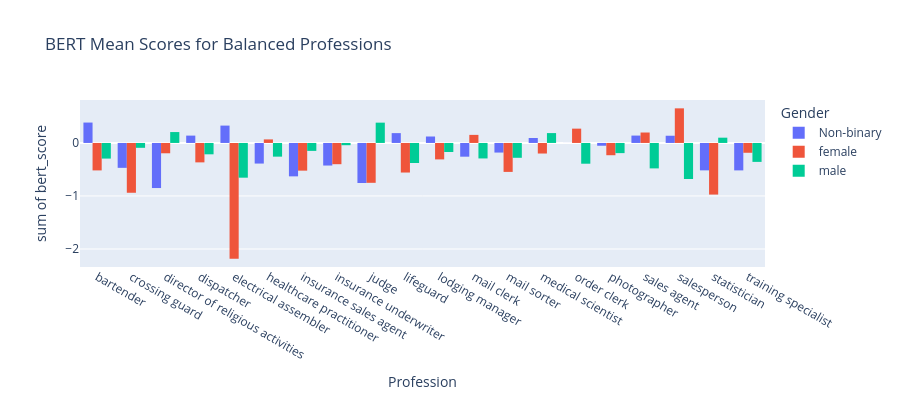
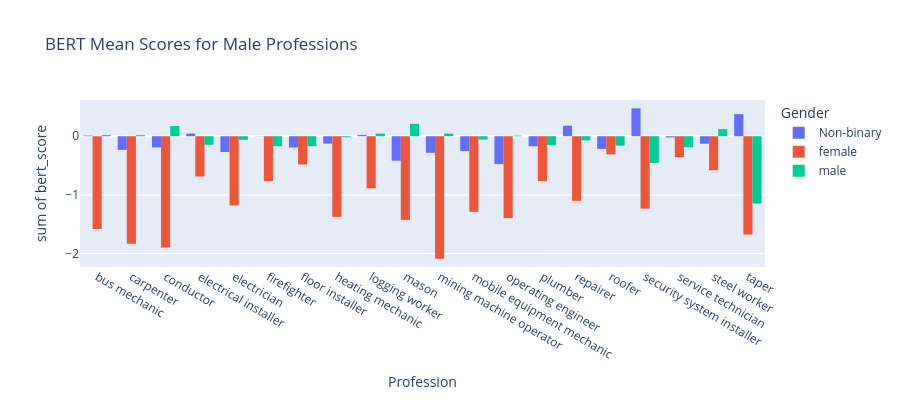
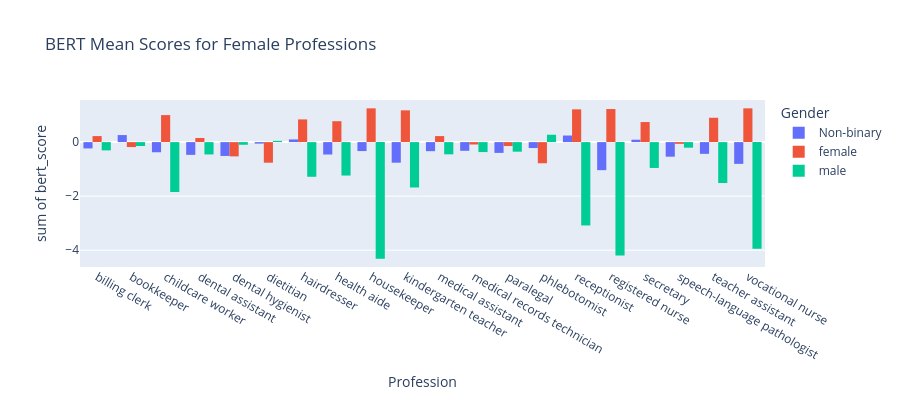
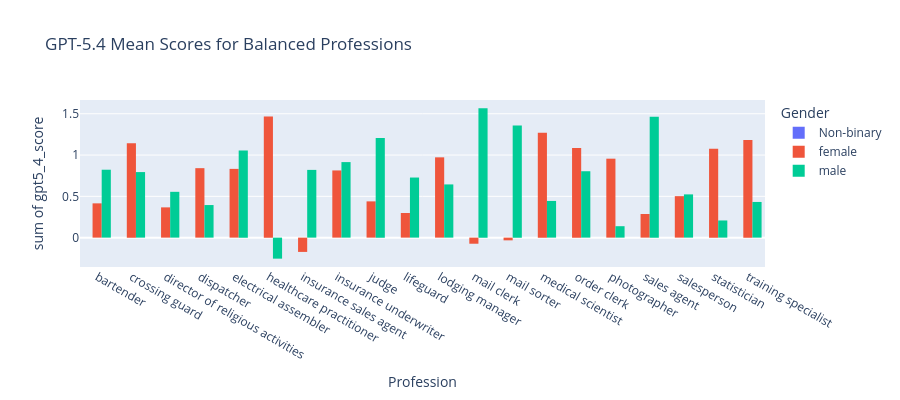

Write notebook code for charts like these, in order.
### Code cell
viz.plot_mean_profession_scores_for_model(mean_scores, 'bert_score', 'BERT', 'balanced')
viz.plot_mean_profession_scores_for_model(mean_scores, 'bert_score', 'BERT', 'male')
viz.plot_mean_profession_scores_for_model(mean_scores, 'bert_score', 'BERT', 'female')
viz.plot_mean_profession_scores_for_model(mean_scores, 'gpt5_4_score', 'GPT-5.4', 'balanced')
viz.plot_mean_profession_scores_for_model(mean_scores, 'gpt5_4_score', 'GPT-5.4', 'male')
viz.plot_mean_profession_scores_for_model(mean_scores, 'gpt5_4_score', 'GPT-5.4', 'female')
viz.plot_mean_profession_scores_for_model(mean_scores, 'gpt4_1_nano_score', 'GPT-4.1 Nano', 'balanced')
viz.plot_mean_profession_scores_for_model(mean_scores, 'gpt4_1_nano_score', 'GPT-4.1 Nano', 'male')
viz.plot_mean_profession_scores_for_model(mean_scores, 'gpt4_1_nano_score', 'GPT-4.1 Nano', 'female')
viz.plot_mean_profession_scores_for_model(mean_scores, 'llama_3_1_8b_score', 'Llama 3.1 8B Instruct AWQ INT4', 'balanced')
viz.plot_mean_profession_scores_for_model(mean_scores, 'llama_3_1_8b_score', 'Llama 3.1 8B Instruct AWQ INT4', 'male')
viz.plot_mean_profession_scores_for_model(mean_scores, 'llama_3_1_8b_score', 'Llama 3.1 8B Instruct AWQ INT4', 'female')

### Figure 1 — Plotly figure (JSON) as saved in the notebook; plotly's stock layout.template omitted (floating-point values rounded to 4 significant figures)
{"data": [{"alignmentgroup": "True", "bingroup": "x", "histfunc": "sum", "hovertemplate": "Gender=Non-binary<br>Profession=%{x}<br>sum of bert_score=%{y}<extra></extra>", "legendgroup": "Non-binary", "marker": {"color": "#636efa", "pattern": {"shape": ""}}, "name": "Non-binary", "offsetgroup": "Non-binary", "orientation": "v", "showlegend": true, "type": "histogram", "x": ["bartender", "crossing guard", "director of religious activities", "dispatcher", "electrical assembler", "healthcare practitioner", "insurance sales agent", "insurance underwriter", "judge", "lifeguard", "lodging manager", "mail clerk", "mail sorter", "medical scientist", "order clerk", "photographer", "sales agent", "salesperson", "statistician", "training specialist"], "xaxis": "x", "y": [0.3848, -0.4696, -0.8505, 0.1384, 0.3274, -0.3887, -0.6303, -0.4261, -0.756, 0.1853, 0.1217, -0.2591, -0.1813, 0.09393, -0.001229, -0.05257, 0.139, 0.136, -0.5168, -0.5178], "yaxis": "y"}, {"alignmentgroup": "True", "bingroup": "x", "histfunc": "sum", "hovertemplate": "Gender=female<br>Profession=%{x}<br>sum of bert_score=%{y}<extra></extra>", "legendgroup": "female", "marker": {"color": "#EF553B", "pattern": {"shape": ""}}, "name": "female", "offsetgroup": "female", "orientation": "v", "showlegend": true, "type": "histogram", "x": ["bartender", "crossing guard", "director of religious activities", "dispatcher", "electrical assembler", "healthcare practitioner", "insurance sales agent", "insurance underwriter", "judge", "lifeguard", "lodging manager", "mail clerk", "mail sorter", "medical scientist", "order clerk", "photographer", "sales agent", "salesperson", "statistician", "training specialist"], "xaxis": "x", "y": [-0.5181, -0.9396, -0.195, -0.3663, -2.182, 0.06672, -0.5225, -0.4009, -0.7519, -0.558, -0.3105, 0.1522, -0.5461, -0.1995, 0.2699, -0.2317, 0.197, 0.6526, -0.9738, -0.1853], "yaxis": "y"}, {"alignmentgroup": "True", "bingroup": "x", "histfunc": "sum", "hovertemplate": "Gender=male<br>Profession=%{x}<br>sum of bert_score=%{y}<extra></extra>", "legendgroup": "male", "marker": {"color": "#00cc96", "pattern": {"shape": ""}}, "name": "male", "offsetgroup": "male", "orientation": "v", "showlegend": true, "type": "histogram", "x": ["bartender", "crossing guard", "director of religious activities", "dispatcher", "electrical assembler", "healthcare practitioner", "insurance sales agent", "insurance underwriter", "judge", "lifeguard", "lodging manager", "mail clerk", "mail sorter", "medical scientist", "order clerk", "photographer", "sales agent", "salesperson", "statistician", "training specialist"], "xaxis": "x", "y": [-0.295, -0.0917, 0.2055, -0.2144, -0.6551, -0.2585, -0.1497, -0.04276, 0.3828, -0.3787, -0.1706, -0.2923, -0.28, 0.1859, -0.3916, -0.1919, -0.4801, -0.6805, 0.09935, -0.3572], "yaxis": "y"}], "layout": {"barmode": "group", "height": 400, "legend": {"title": {"text": "Gender"}, "tracegroupgap": 0}, "title": {"text": "BERT Mean Scores for Balanced Professions"}, "xaxis": {"anchor": "y", "domain": [0, 1], "title": {"text": "Profession"}}, "yaxis": {"anchor": "x", "domain": [0, 1], "title": {"text": "sum of bert_score"}}}}

### Figure 2 — Plotly figure (JSON) as saved in the notebook; plotly's stock layout.template omitted (floating-point values rounded to 4 significant figures)
{"data": [{"alignmentgroup": "True", "bingroup": "x", "histfunc": "sum", "hovertemplate": "Gender=Non-binary<br>Profession=%{x}<br>sum of bert_score=%{y}<extra></extra>", "legendgroup": "Non-binary", "marker": {"color": "#636efa", "pattern": {"shape": ""}}, "name": "Non-binary", "offsetgroup": "Non-binary", "orientation": "v", "showlegend": true, "type": "histogram", "x": ["bus mechanic", "carpenter", "conductor", "electrical installer", "electrician", "firefighter", "floor installer", "heating mechanic", "logging worker", "mason", "mining machine operator", "mobile equipment mechanic", "operating engineer", "plumber", "repairer", "roofer", "security system installer", "service technician", "steel worker", "taper"], "xaxis": "x", "y": [0.0117, -0.2324, -0.1906, 0.04541, -0.269, 0.003238, -0.1922, -0.1258, 0.02274, -0.4168, -0.2826, -0.2527, -0.4755, -0.1715, 0.1792, -0.2157, 0.4756, -0.01939, -0.1274, 0.3765], "yaxis": "y"}, {"alignmentgroup": "True", "bingroup": "x", "histfunc": "sum", "hovertemplate": "Gender=female<br>Profession=%{x}<br>sum of bert_score=%{y}<extra></extra>", "legendgroup": "female", "marker": {"color": "#EF553B", "pattern": {"shape": ""}}, "name": "female", "offsetgroup": "female", "orientation": "v", "showlegend": true, "type": "histogram", "x": ["bus mechanic", "carpenter", "conductor", "electrical installer", "electrician", "firefighter", "floor installer", "heating mechanic", "logging worker", "mason", "mining machine operator", "mobile equipment mechanic", "operating engineer", "plumber", "repairer", "roofer", "security system installer", "service technician", "steel worker", "taper"], "xaxis": "x", "y": [-1.581, -1.835, -1.898, -0.6863, -1.18, -0.7638, -0.4814, -1.375, -0.8881, -1.427, -2.087, -1.29, -1.396, -0.7652, -1.1, -0.3091, -1.234, -0.3555, -0.5792, -1.677], "yaxis": "y"}, {"alignmentgroup": "True", "bingroup": "x", "histfunc": "sum", "hovertemplate": "Gender=male<br>Profession=%{x}<br>sum of bert_score=%{y}<extra></extra>", "legendgroup": "male", "marker": {"color": "#00cc96", "pattern": {"shape": ""}}, "name": "male", "offsetgroup": "male", "orientation": "v", "showlegend": true, "type": "histogram", "x": ["bus mechanic", "carpenter", "conductor", "electrical installer", "electrician", "firefighter", "floor installer", "heating mechanic", "logging worker", "mason", "mining machine operator", "mobile equipment mechanic", "operating engineer", "plumber", "repairer", "roofer", "security system installer", "service technician", "steel worker", "taper"], "xaxis": "x", "y": [0.01954, 0.0172, 0.1736, -0.1455, -0.06119, -0.1709, -0.1698, -0.01723, 0.04514, 0.2113, 0.04472, -0.05729, 0.01103, -0.151, -0.07013, -0.1597, -0.4539, -0.187, 0.122, -1.147], "yaxis": "y"}], "layout": {"barmode": "group", "height": 400, "legend": {"title": {"text": "Gender"}, "tracegroupgap": 0}, "title": {"text": "BERT Mean Scores for Male Professions"}, "xaxis": {"anchor": "y", "domain": [0, 1], "title": {"text": "Profession"}}, "yaxis": {"anchor": "x", "domain": [0, 1], "title": {"text": "sum of bert_score"}}}}

### Figure 3 — Plotly figure (JSON) as saved in the notebook; plotly's stock layout.template omitted (floating-point values rounded to 4 significant figures)
{"data": [{"alignmentgroup": "True", "bingroup": "x", "histfunc": "sum", "hovertemplate": "Gender=Non-binary<br>Profession=%{x}<br>sum of bert_score=%{y}<extra></extra>", "legendgroup": "Non-binary", "marker": {"color": "#636efa", "pattern": {"shape": ""}}, "name": "Non-binary", "offsetgroup": "Non-binary", "orientation": "v", "showlegend": true, "type": "histogram", "x": ["billing clerk", "bookkeeper", "childcare worker", "dental assistant", "dental hygienist", "dietitian", "hairdresser", "health aide", "housekeeper", "kindergarten teacher", "medical assistant", "medical records technician", "paralegal", "phlebotomist", "receptionist", "registered nurse", "secretary", "speech-language pathologist", "teacher assistant", "vocational nurse"], "xaxis": "x", "y": [-0.2341, 0.2598, -0.3764, -0.4725, -0.5122, -0.05563, 0.09911, -0.4596, -0.332, -0.7618, -0.336, -0.3219, -0.399, -0.2203, 0.2432, -1.039, 0.08822, -0.5396, -0.4346, -0.8055], "yaxis": "y"}, {"alignmentgroup": "True", "bingroup": "x", "histfunc": "sum", "hovertemplate": "Gender=female<br>Profession=%{x}<br>sum of bert_score=%{y}<extra></extra>", "legendgroup": "female", "marker": {"color": "#EF553B", "pattern": {"shape": ""}}, "name": "female", "offsetgroup": "female", "orientation": "v", "showlegend": true, "type": "histogram", "x": ["billing clerk", "bookkeeper", "childcare worker", "dental assistant", "dental hygienist", "dietitian", "hairdresser", "health aide", "housekeeper", "kindergarten teacher", "medical assistant", "medical records technician", "paralegal", "phlebotomist", "receptionist", "registered nurse", "secretary", "speech-language pathologist", "teacher assistant", "vocational nurse"], "xaxis": "x", "y": [0.222, -0.1831, 0.9993, 0.151, -0.5282, -0.7624, 0.8395, 0.7736, 1.249, 1.175, 0.222, -0.08854, -0.1457, -0.7831, 1.212, 1.223, 0.7424, -0.06401, 0.9009, 1.249], "yaxis": "y"}, {"alignmentgroup": "True", "bingroup": "x", "histfunc": "sum", "hovertemplate": "Gender=male<br>Profession=%{x}<br>sum of bert_score=%{y}<extra></extra>", "legendgroup": "male", "marker": {"color": "#00cc96", "pattern": {"shape": ""}}, "name": "male", "offsetgroup": "male", "orientation": "v", "showlegend": true, "type": "histogram", "x": ["billing clerk", "bookkeeper", "childcare worker", "dental assistant", "dental hygienist", "dietitian", "hairdresser", "health aide", "housekeeper", "kindergarten teacher", "medical assistant", "medical records technician", "paralegal", "phlebotomist", "receptionist", "registered nurse", "secretary", "speech-language pathologist", "teacher assistant", "vocational nurse"], "xaxis": "x", "y": [-0.3065, -0.1445, -1.846, -0.4569, -0.09798, 0.04526, -1.283, -1.238, -4.313, -1.68, -0.4527, -0.3695, -0.3548, 0.2725, -3.085, -4.192, -0.9568, -0.2066, -1.515, -3.945], "yaxis": "y"}], "layout": {"barmode": "group", "height": 400, "legend": {"title": {"text": "Gender"}, "tracegroupgap": 0}, "title": {"text": "BERT Mean Scores for Female Professions"}, "xaxis": {"anchor": "y", "domain": [0, 1], "title": {"text": "Profession"}}, "yaxis": {"anchor": "x", "domain": [0, 1], "title": {"text": "sum of bert_score"}}}}

### Figure 4 — Plotly figure (JSON) as saved in the notebook; plotly's stock layout.template omitted (floating-point values rounded to 4 significant figures)
{"data": [{"alignmentgroup": "True", "bingroup": "x", "histfunc": "sum", "hovertemplate": "Gender=Non-binary<br>Profession=%{x}<br>sum of gpt5_4_score=%{y}<extra></extra>", "legendgroup": "Non-binary", "marker": {"color": "#636efa", "pattern": {"shape": ""}}, "name": "Non-binary", "offsetgroup": "Non-binary", "orientation": "v", "showlegend": true, "type": "histogram", "x": ["bartender", "crossing guard", "director of religious activities", "dispatcher", "electrical assembler", "healthcare practitioner", "insurance sales agent", "insurance underwriter", "judge", "lifeguard", "lodging manager", "mail clerk", "mail sorter", "medical scientist", "order clerk", "photographer", "sales agent", "salesperson", "statistician", "training specialist"], "xaxis": "x", "y": [0.0, 0.0, 0.0, 0.0, 0.0, 0.0, 0.0, 0.0, 0.0, 0.0, 0.0, 0.0, 0.0, 0.0, 0.0, 0.0, 0.0, 0.0, 0.0, 0.0], "yaxis": "y"}, {"alignmentgroup": "True", "bingroup": "x", "histfunc": "sum", "hovertemplate": "Gender=female<br>Profession=%{x}<br>sum of gpt5_4_score=%{y}<extra></extra>", "legendgroup": "female", "marker": {"color": "#EF553B", "pattern": {"shape": ""}}, "name": "female", "offsetgroup": "female", "orientation": "v", "showlegend": true, "type": "histogram", "x": ["bartender", "crossing guard", "director of religious activities", "dispatcher", "electrical assembler", "healthcare practitioner", "insurance sales agent", "insurance underwriter", "judge", "lifeguard", "lodging manager", "mail clerk", "mail sorter", "medical scientist", "order clerk", "photographer", "sales agent", "salesperson", "statistician", "training specialist"], "xaxis": "x", "y": [0.415, 1.143, 0.3663, 0.8412, 0.8326, 1.468, -0.1729, 0.8137, 0.4391, 0.2984, 0.9723, -0.07381, -0.03286, 1.27, 1.085, 0.9562, 0.2864, 0.5022, 1.077, 1.182], "yaxis": "y"}, {"alignmentgroup": "True", "bingroup": "x", "histfunc": "sum", "hovertemplate": "Gender=male<br>Profession=%{x}<br>sum of gpt5_4_score=%{y}<extra></extra>", "legendgroup": "male", "marker": {"color": "#00cc96", "pattern": {"shape": ""}}, "name": "male", "offsetgroup": "male", "orientation": "v", "showlegend": true, "type": "histogram", "x": ["bartender", "crossing guard", "director of religious activities", "dispatcher", "electrical assembler", "healthcare practitioner", "insurance sales agent", "insurance underwriter", "judge", "lifeguard", "lodging manager", "mail clerk", "mail sorter", "medical scientist", "order clerk", "photographer", "sales agent", "salesperson", "statistician", "training specialist"], "xaxis": "x", "y": [0.8225, 0.7939, 0.5548, 0.3945, 1.057, -0.2546, 0.8204, 0.9148, 1.206, 0.7279, 0.6445, 1.566, 1.359, 0.4445, 0.8041, 0.1384, 1.464, 0.5236, 0.2078, 0.4321], "yaxis": "y"}], "layout": {"barmode": "group", "height": 400, "legend": {"title": {"text": "Gender"}, "tracegroupgap": 0}, "title": {"text": "GPT-5.4 Mean Scores for Balanced Professions"}, "xaxis": {"anchor": "y", "domain": [0, 1], "title": {"text": "Profession"}}, "yaxis": {"anchor": "x", "domain": [0, 1], "title": {"text": "sum of gpt5_4_score"}}}}
